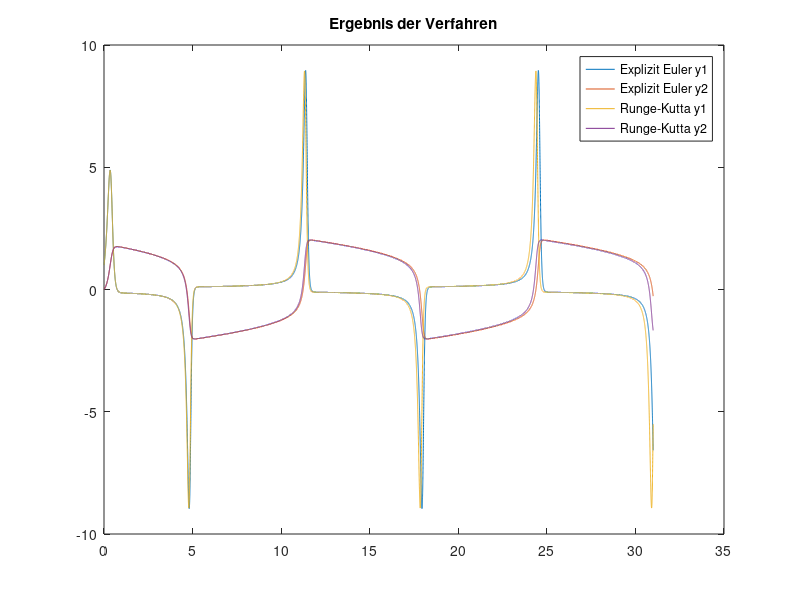
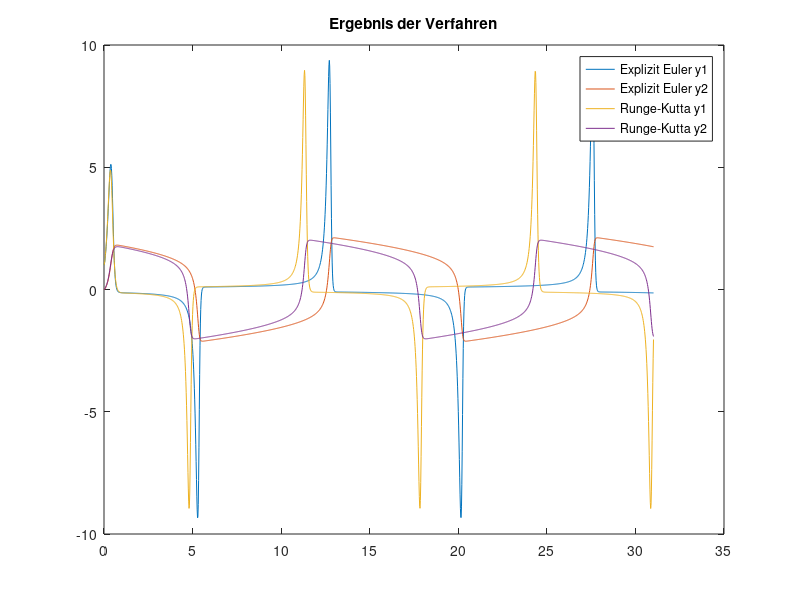

Write the MATLAB code that produced these figures, in order.
clearvars;
h_for_experiments = [0.001, 0.02];
xend=31;

ydiff1 = @(y1,y2) 6 * (1 - y2*y2) * y1 - y2;
ydiff2 = @(y1,y2) y1;
x0 = 0;

%Experiment

for i=1:length(h_for_experiments)
    h=h_for_experiments(i);
    steps = xend / h;
    
    result_euler_1 = [0 1];
    result_euler_2 = [0 0];
    
    result_rk2_1 = [0 1];
    result_rk2_2 = [0 0];
    
    for step=1:1:steps
        current_x = x0 + step*h;
        next_x = current_x + h;
        
        % Euler-Verfahren
        current_euler_1 = result_euler_1(step,2);
        current_euler_2 = result_euler_2(step,2);
        next_euler_1 = current_euler_1 + h * ydiff1(current_euler_1,current_euler_2);
        next_euler_2 = current_euler_2 + h * ydiff2(current_euler_1,current_euler_2);
        result_euler_1 = [result_euler_1; next_x next_euler_1];
        result_euler_2 = [result_euler_2; next_x next_euler_2];
        
        % Runge-Kutta-Verfahren
        current_rk2_1 = result_rk2_1(step,2);
        current_rk2_2 = result_rk2_2(step,2);
        
        k1_y1 = h * ydiff1(current_rk2_1,current_rk2_2);
        k1_y2 = h * ydiff2(current_rk2_1,current_rk2_2);
        k2_y1 = h * ydiff1(current_rk2_1 + k1_y1/2,current_rk2_2 + k1_y2/2);
        k2_y2 = h * ydiff2(current_rk2_1 + k1_y1/2,current_rk2_2 + k1_y2/2);
        
        next_rk2_1 = current_rk2_1 + k2_y1;
        next_rk2_2 = current_rk2_2 + k2_y2;
        result_rk2_1 = [result_rk2_1; next_x next_rk2_1];
        result_rk2_2 = [result_rk2_2; next_x next_rk2_2];
    end
    figure('name',strcat('h=',num2str(h)));
    
    % Calculate y-values by every given method
    x = result_euler_1(:,1);
    y_euler_1 = result_euler_1(:,2);
    y_euler_2 = result_euler_2(:,2);
    y_rk2_1 = result_rk2_1(:,2);
    y_rk2_2 = result_rk2_2(:,2);
    
    plot(x,y_euler_1,x,y_euler_2,x,y_rk2_1,x,y_rk2_2)
    title('Ergebnis der Verfahren');
legend('Explizit Euler y1','Explizit Euler y2','Runge-Kutta y1','Runge-Kutta y2');
end